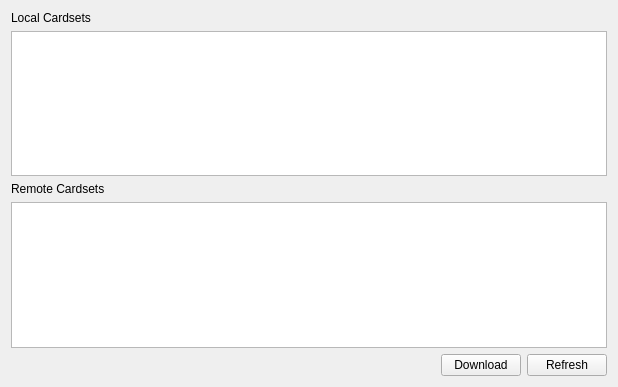
<?xml version="1.0" encoding="UTF-8"?>
<ui version="4.0">
 <class>OptionsCardsets</class>
 <widget class="QWidget" name="OptionsCardsets">
  <property name="geometry">
   <rect>
    <x>0</x>
    <y>0</y>
    <width>618</width>
    <height>387</height>
   </rect>
  </property>
  <property name="windowTitle">
   <string>OptionsCardsetsUI</string>
  </property>
  <layout class="QVBoxLayout" name="verticalLayout">
   <item>
    <widget class="QLabel" name="label">
     <property name="text">
      <string>Local Cardsets</string>
     </property>
    </widget>
   </item>
   <item>
    <widget class="QTreeView" name="localCardsetsWidget">
     <property name="rootIsDecorated">
      <bool>false</bool>
     </property>
     <property name="itemsExpandable">
      <bool>false</bool>
     </property>
     <property name="expandsOnDoubleClick">
      <bool>false</bool>
     </property>
     <attribute name="headerStretchLastSection">
      <bool>false</bool>
     </attribute>
    </widget>
   </item>
   <item>
    <widget class="QLabel" name="label_2">
     <property name="text">
      <string>Remote Cardsets</string>
     </property>
    </widget>
   </item>
   <item>
    <widget class="QTreeView" name="remoteCardsetsWidget">
     <property name="rootIsDecorated">
      <bool>false</bool>
     </property>
     <property name="itemsExpandable">
      <bool>false</bool>
     </property>
     <property name="expandsOnDoubleClick">
      <bool>false</bool>
     </property>
     <attribute name="headerStretchLastSection">
      <bool>false</bool>
     </attribute>
    </widget>
   </item>
   <item>
    <layout class="QHBoxLayout" name="layout">
     <item>
      <spacer name="spacer">
       <property name="orientation">
        <enum>Qt::Horizontal</enum>
       </property>
       <property name="sizeHint" stdset="0">
        <size>
         <width>40</width>
         <height>20</height>
        </size>
       </property>
      </spacer>
     </item>
     <item>
      <widget class="QPushButton" name="downloadButton">
       <property name="text">
        <string>Download</string>
       </property>
      </widget>
     </item>
     <item>
      <widget class="QPushButton" name="refreshButton">
       <property name="text">
        <string>Refresh</string>
       </property>
      </widget>
     </item>
    </layout>
   </item>
  </layout>
 </widget>
 <resources/>
 <connections/>
</ui>
